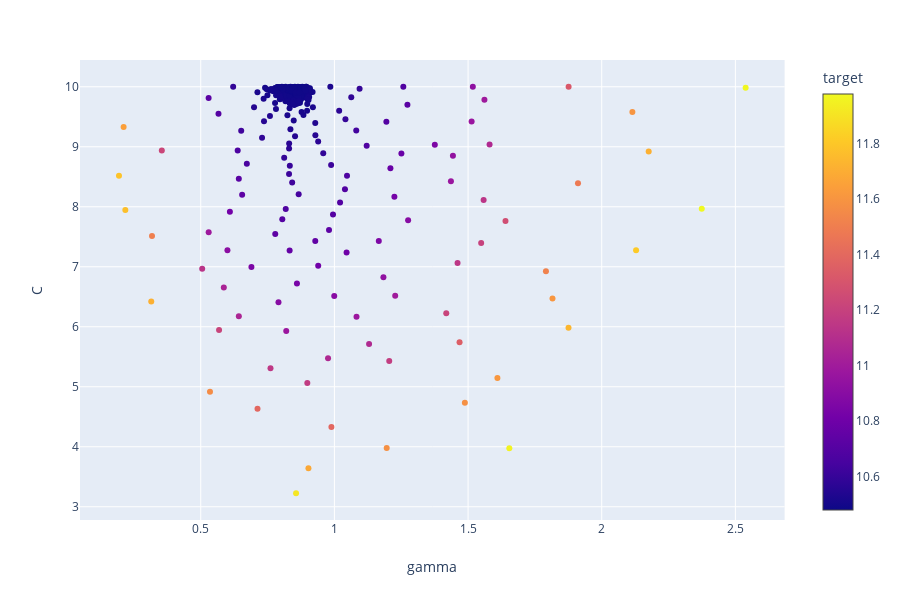

The code cell stored with this chart in its notebook:
### Code cell
px.scatter(df1, x="gamma", y="C", color="target")

### Figure 1 — Plotly figure (JSON) as saved in the notebook; plotly's stock layout.template omitted (floating-point values rounded to 4 significant figures; data arrays with more than 128 entries replaced by an {"elided": "..."} marker saying what was removed)
{"data": [{"hoverlabel": {"namelength": 0}, "hovertemplate": "gamma=%{x}<br>C=%{y}<br>target=%{marker.color}", "legendgroup": "", "marker": {"color": {"elided": "468 float values"}, "coloraxis": "coloraxis", "symbol": "circle"}, "mode": "markers", "name": "", "showlegend": false, "type": "scatter", "x": {"elided": "468 float values"}, "xaxis": "x", "y": {"elided": "468 float values"}, "yaxis": "y"}], "layout": {"coloraxis": {"colorbar": {"title": {"text": "target"}}, "colorscale": [[0, "#0d0887"], [0.1111, "#46039f"], [0.2222, "#7201a8"], [0.3333, "#9c179e"], [0.4444, "#bd3786"], [0.5556, "#d8576b"], [0.6667, "#ed7953"], [0.7778, "#fb9f3a"], [0.8889, "#fdca26"], [1, "#f0f921"]]}, "height": 600, "legend": {"tracegroupgap": 0}, "margin": {"t": 60}, "xaxis": {"anchor": "y", "domain": [0, 0.98], "title": {"text": "gamma"}}, "yaxis": {"anchor": "x", "domain": [0, 1], "title": {"text": "C"}}}}
